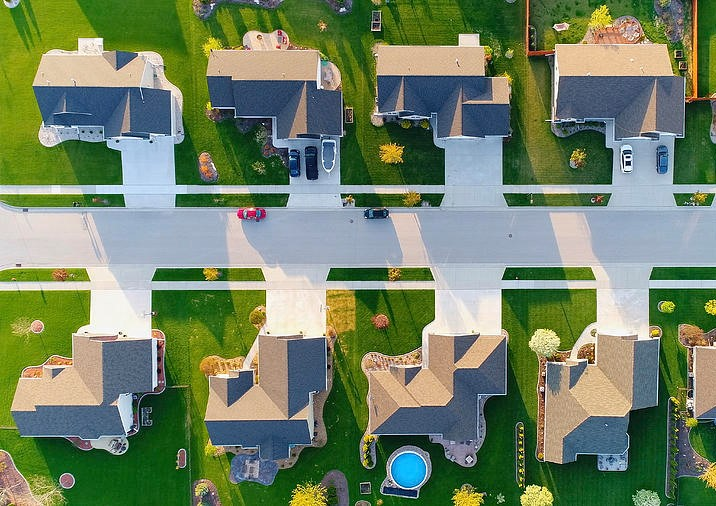
#> input picture road_detection/neighborhood_image.jpg, 716 x 506 px
$ python road_detect.py   (older library calls are emulated)
#> lines starting #> are read from the running program, lines starting #| are printed output that depends on the picture
"""
Quick and Drity Color-Based Road Detection
Felipe Borja
"""

import numpy as np
import cv2
import matplotlib.pyplot as plt

""" Lower and upper RGB limits """
lower  = 120
upper = 240

""" Load images """
# Load and display images
input_image = cv2.imread('neighborhood_image.jpg')
#> input_image is the input picture: shape (506, 716, 3); mean B, G, R 100.5, 130.9, 113.4
plt.imshow(input_image)
plt.show()

height, width, channels = input_image.shape # input image dimensions
#> height = 506; width = 716; channels = 3
output_image  = np.zeros((height, width, channels), np.uint8) # same size as input image

for row in range(height):
    for col in range(width):
        # print("Row: " + str(row) + ", Column: " + str(col))
        # Get BGR values of the pixel at this row and column
        pixel = input_image[row][col]
        pix_B = pixel[0]
        pix_G = pixel[1]
        pix_R = pixel[2]
        # Check to see if pixel is gravel grey according to BGR conditions
        if(pix_B < upper and pix_B > lower and pix_G < upper and pix_G > lower and pix_R < upper and pix_R > lower): # TODO: make this more dynamic and less static
            output_image[row][col] = pixel
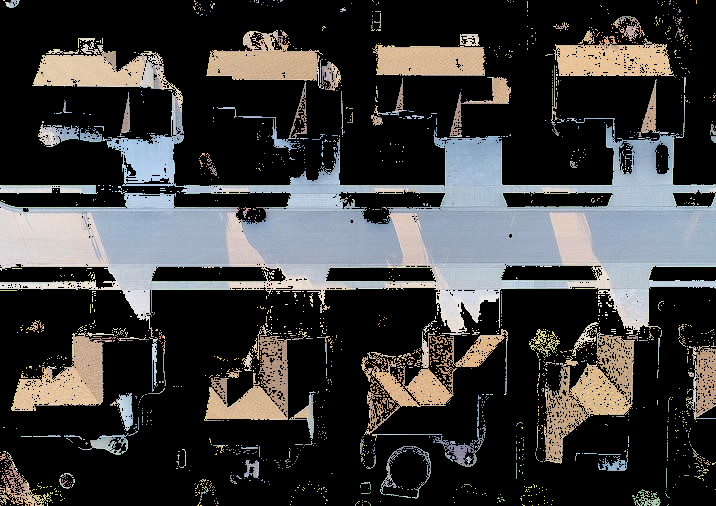
#> output_image: shape (506, 716, 3); mean B, G, R 59.5, 60.1, 60.7


""" Run some image gradient analyses using built-in OpenCV functions"""
laplacian = cv2.Laplacian(input_image,cv2.CV_64F)
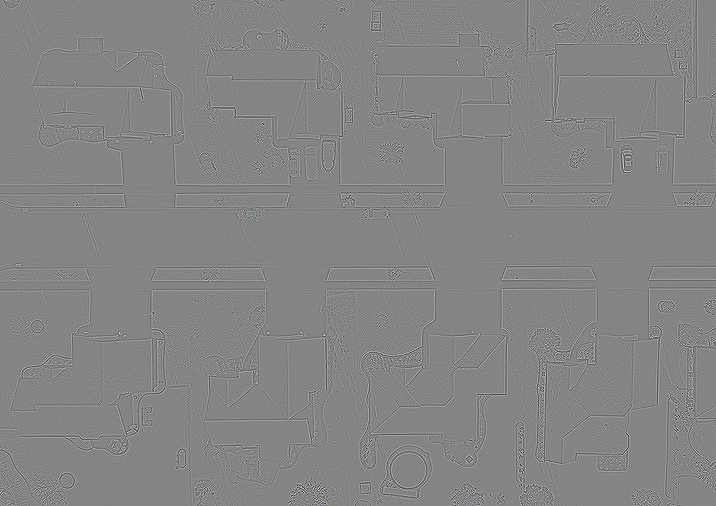
#> laplacian: shape (506, 716, 3) float64; mean B, G, R 0, 0, 0; drawn with min black and max white
sobelx = cv2.Sobel(input_image,cv2.CV_64F,1,0,ksize=5)
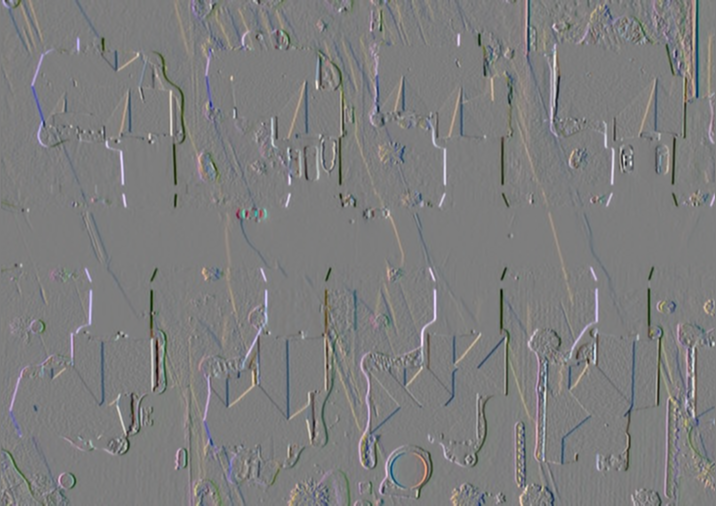
#> sobelx: shape (506, 716, 3) float64; mean B, G, R 4.5, -5, -4.7; drawn with min black and max white
sobely = cv2.Sobel(input_image,cv2.CV_64F,0,1,ksize=5)
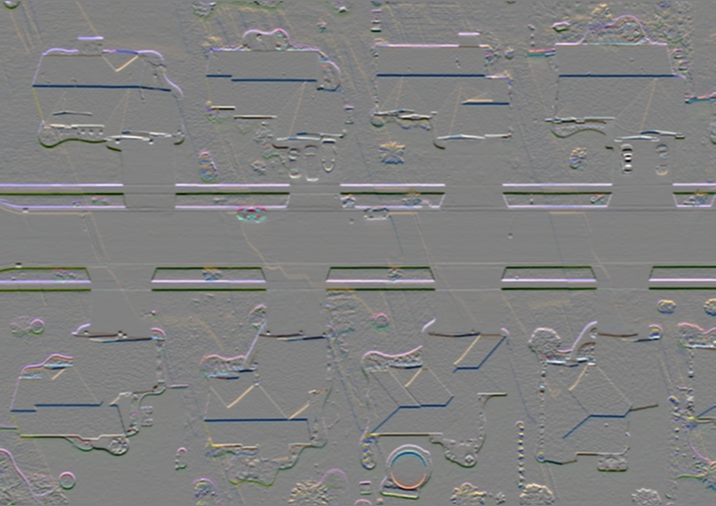
#> sobely: shape (506, 716, 3) float64; mean B, G, R -1.2, 1.5, -0.3; drawn with min black and max white
# TODO: incorporate the filters into the final road estimation (one or more filters)

plt.imshow(output_image)
plt.show()
plt.imshow(laplacian)
plt.show()
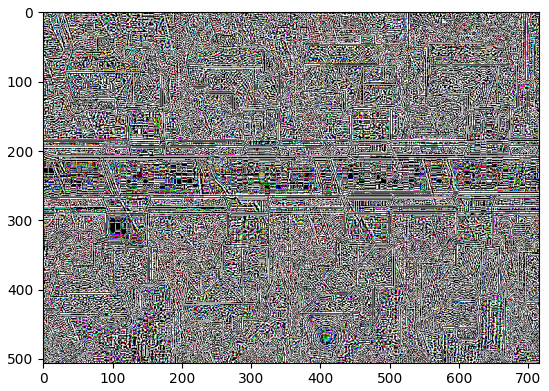
#> figure drawn by matplotlib, 1 panel; B, G, R data is drawn as R, G, B
plt.imshow(sobelx)
plt.show()
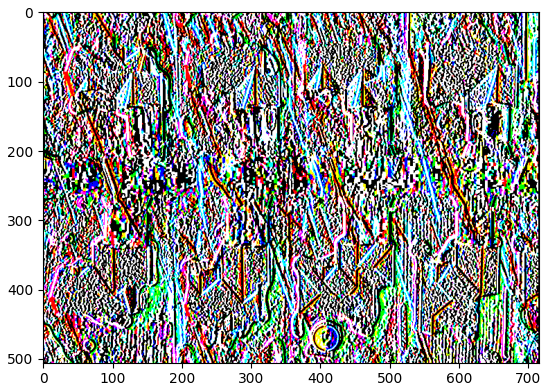
#> figure drawn by matplotlib, 1 panel; B, G, R data is drawn as R, G, B
plt.imshow(sobely)
plt.show()
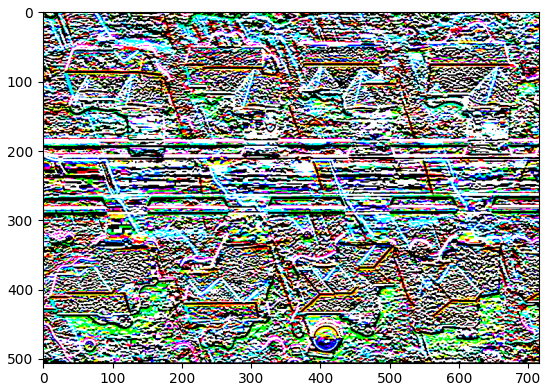
#> figure drawn by matplotlib, 1 panel; B, G, R data is drawn as R, G, B

cv2.imwrite('output_image_neighborhood.png', output_image)

$ run again, with road_detection/input_image.jpg copied over road_detection/neighborhood_image.jpg
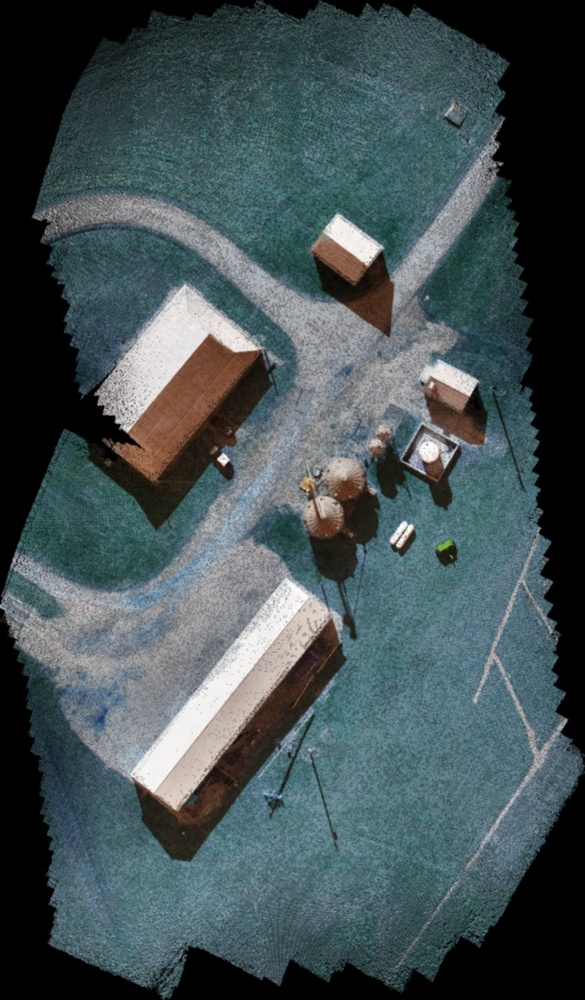
#> input picture road_detection/input_image.jpg, 585 x 1000 px, shrunk from 973 x 1663 before the run
#> input_image is the input picture: shape (1000, 585, 3); mean B, G, R 84.2, 81.3, 67.7
#> after the loop `for row in range(height):`:
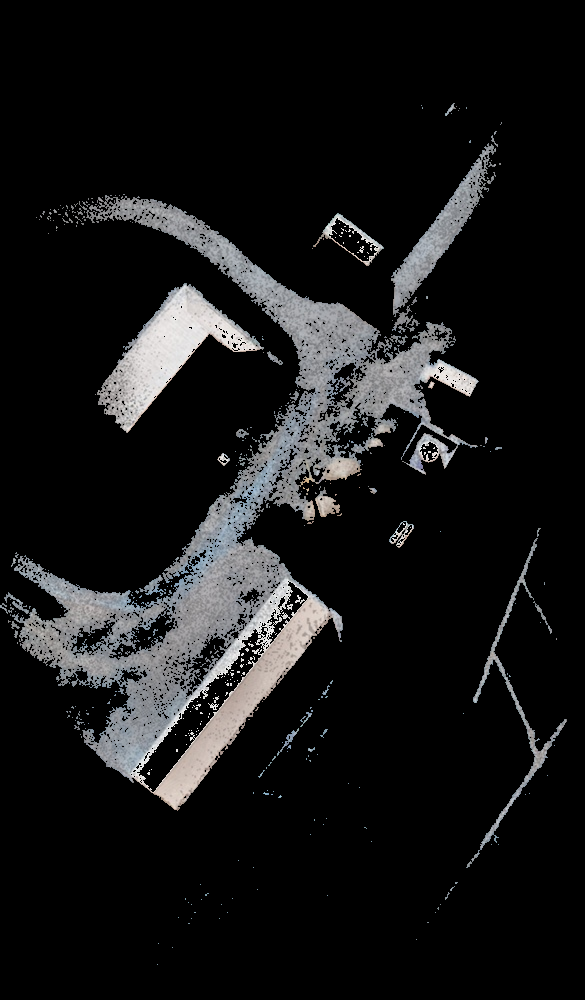
#> output_image: shape (1000, 585, 3); mean B, G, R 23.2, 22.8, 22.7
#> `plt.show()`:
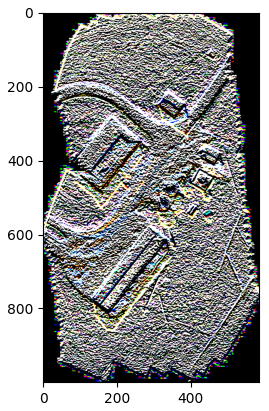
#> figure drawn by matplotlib, 1 panel; B, G, R data is drawn as R, G, B

$ run again, with road_detection/kentland_image_2.JPG copied over road_detection/neighborhood_image.jpg
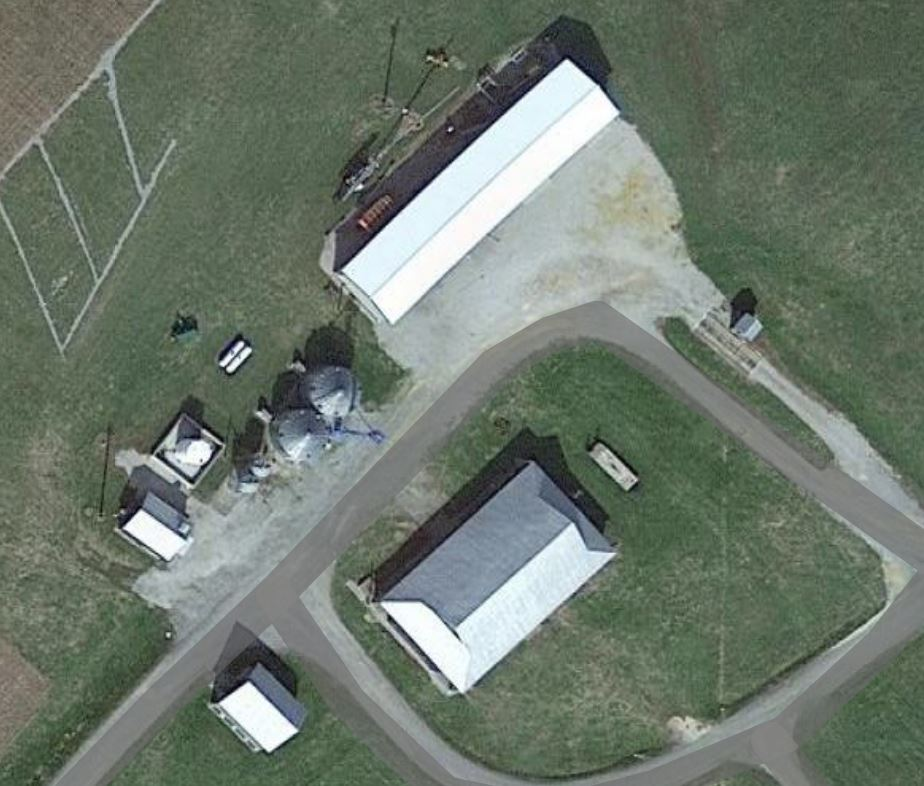
#> input picture road_detection/kentland_image_2.JPG, 924 x 786 px
#> input_image is the input picture: shape (786, 924, 3); mean B, G, R 108.4, 120.2, 109
#> after the loop `for row in range(height):`:
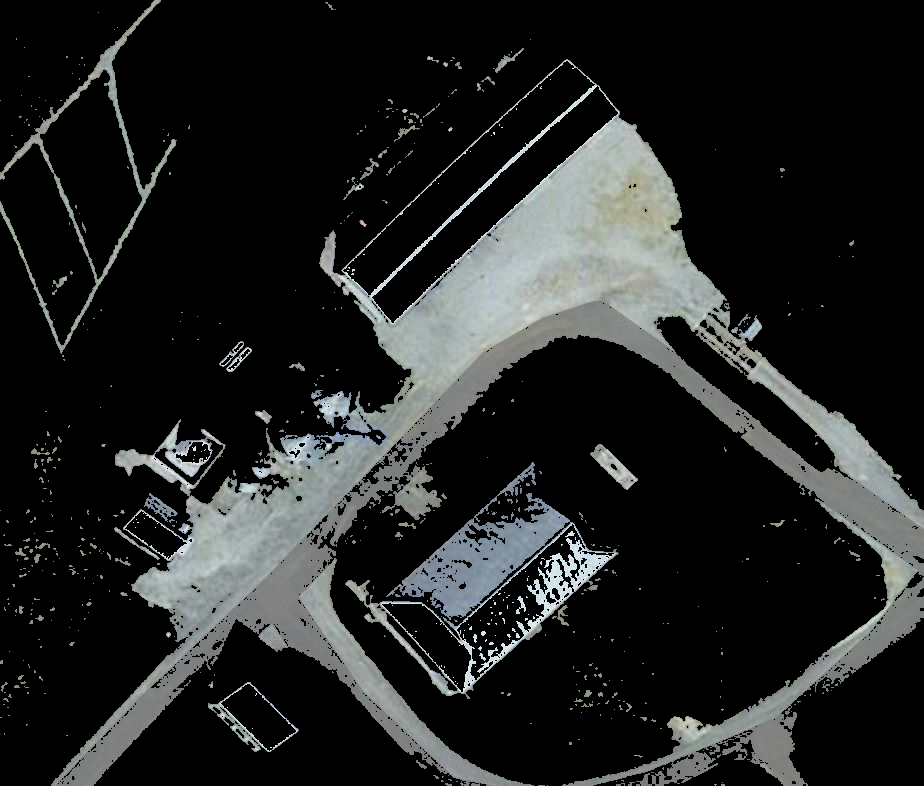
#> output_image: shape (786, 924, 3); mean B, G, R 34.9, 35.4, 33.7
#> `plt.show()`:
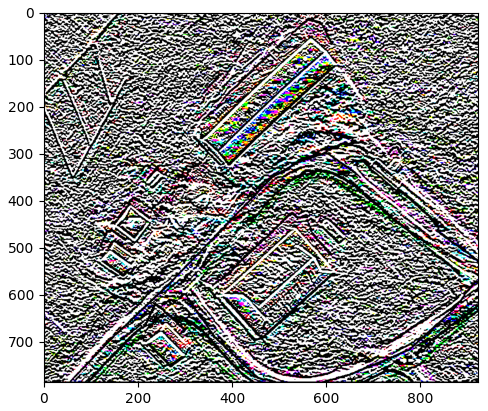
#> figure drawn by matplotlib, 1 panel; B, G, R data is drawn as R, G, B
